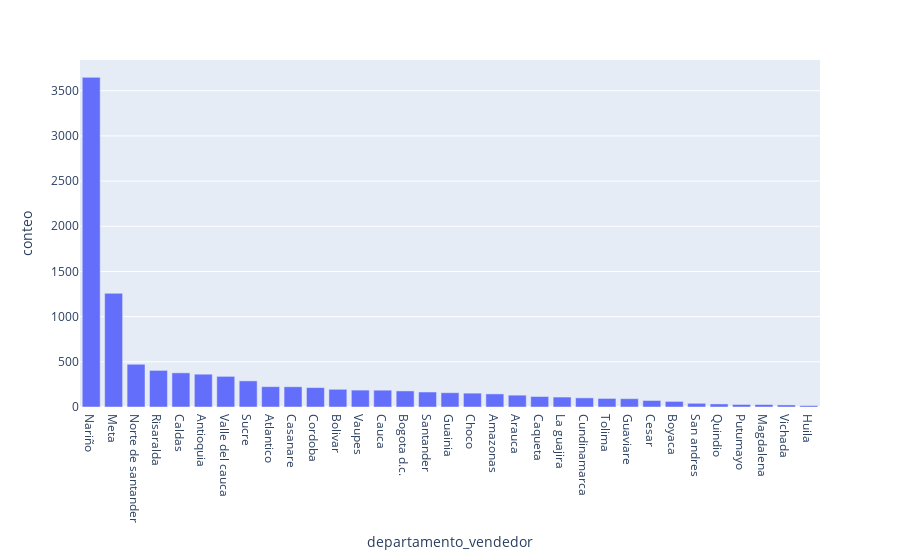

Notebook code for this chart:
### Markdown cell above
## 2. GRAFICO DE BARRAS

### Code cell
#Creamos y usamos la tabla de frecuencia para la visualizacion del gráfico 
data_estado=data["departamento_vendedor"].value_counts().reset_index()
#cambiamos el nombre de la columna 
data_estado.columns=("departamento_vendedor", "conteo")
fig_1=px.bar(data_estado, x="departamento_vendedor",y="conteo")
fig_1.show()

### Figure 1 — Plotly figure (JSON) as saved in the notebook; plotly's stock layout.template omitted (floating-point values rounded to 4 significant figures)
{"data": [{"alignmentgroup": "True", "hovertemplate": "departamento_vendedor=%{x}<br>conteo=%{y}<extra></extra>", "legendgroup": "", "marker": {"color": "#636efa", "pattern": {"shape": ""}}, "name": "", "offsetgroup": "", "orientation": "v", "showlegend": false, "textposition": "auto", "type": "bar", "x": ["Nariño", "Meta", "Norte de santander", "Risaralda", "Caldas", "Antioquia", "Valle del cauca", "Sucre", "Atlantico", "Casanare", "Cordoba", "Bolivar", "Vaupes", "Cauca", "Bogota d.c.", "Santander", "Guainia", "Choco", "Amazonas", "Arauca", "Caqueta", "La guajira", "Cundinamarca", "Tolima", "Guaviare", "Cesar", "Boyaca", "San andres", "Quindio", "Putumayo", "Magdalena", "Vichada", "Huila"], "xaxis": "x", "y": [3648, 1258, 473, 405, 378, 363, 339, 289, 225, 224, 215, 196, 187, 186, 178, 166, 158, 153, 145, 131, 116, 110, 101, 95, 92, 72, 62, 41, 34, 28, 27, 23, 16], "yaxis": "y"}], "layout": {"barmode": "relative", "legend": {"tracegroupgap": 0}, "margin": {"t": 60}, "xaxis": {"anchor": "y", "domain": [0, 1], "title": {"text": "departamento_vendedor"}}, "yaxis": {"anchor": "x", "domain": [0, 1], "title": {"text": "conteo"}}}}
